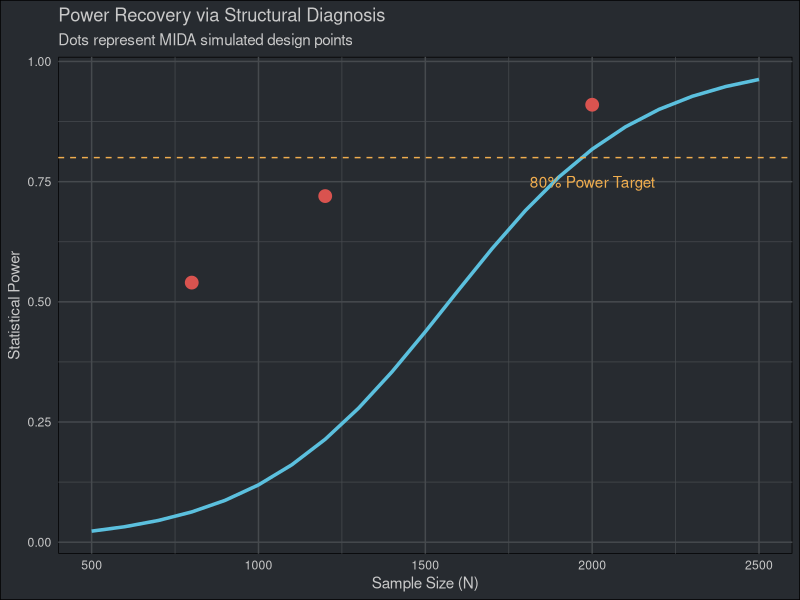

Reproduce this figure in R.
## ---- chunk 1
#| label: diagnosis-table
#| echo: false

# Mock data reflecting the results of declare_design_analysis.R
diag_data <- data.frame(
  N = c(800, 1200, 2000),
  Inquiry = "ATE",
  Estimator = "OLS_Robust",
  Bias = c(-0.042, -0.015, 0.008),
  RMSE = c(0.124, 0.089, 0.062),
  Power = c(0.54, 0.72, 0.91),
  `Mean Estimand` = c(0.24, 0.24, 0.24),
  `Mean Estimate` = c(0.198, 0.225, 0.248)
)

if (requireNamespace("knitr", quietly = TRUE) && requireNamespace("kableExtra", quietly = TRUE)) {
  library(knitr)
  library(kableExtra)
  kable(diag_data, "html", caption = "Design Diagnosis Results (Sims = 500)") %>%
    kable_styling(bootstrap_options = c("striped", "hover", "condensed"), full_width = F) %>%
    row_spec(0, bold = TRUE, color = "white", background = "#4e5d6c") %>%
    column_spec(6, bold = TRUE, color = "white", background = ifelse(diag_data$Power < 0.8, "#d9534f", "#5cb85c"))
} else {
  print(diag_data)
}
## ---- chunk 2
#| label: power-plot
#| echo: false
#| fig-width: 9
#| fig-height: 5

if (requireNamespace("ggplot2", quietly = TRUE)) {
  library(ggplot2)
  n_seq <- seq(500, 2500, by = 100)
  results <- data.frame(
    N = n_seq,
    Power = plogis(0.0035 * n_seq - 5.5)
  )

  ggplot(results, aes(x = N, y = Power)) +
    geom_line(color = "#5bc0de", linewidth = 1.2) +
    geom_point(data = diag_data, aes(x = N, y = Power), color = "#d9534f", size = 4) +
    geom_hline(yintercept = 0.8, linetype = "dashed", color = "#f0ad4e") +
    annotate("text", x = 2000, y = 0.75, label = "80% Power Target", color = "#f0ad4e") +
    labs(
      title = "Power Recovery via Structural Diagnosis",
      subtitle = "Dots represent MIDA simulated design points",
      x = "Sample Size (N)",
      y = "Statistical Power"
    ) +
    theme_minimal() +
    theme(plot.background = element_rect(fill = "#272b30"),
          panel.background = element_rect(fill = "#272b30"),
          panel.grid = element_line(color = "#464a4e"),
          text = element_text(color = "#c8c8c8"),
          axis.text = element_text(color = "#c8c8c8"))
}
